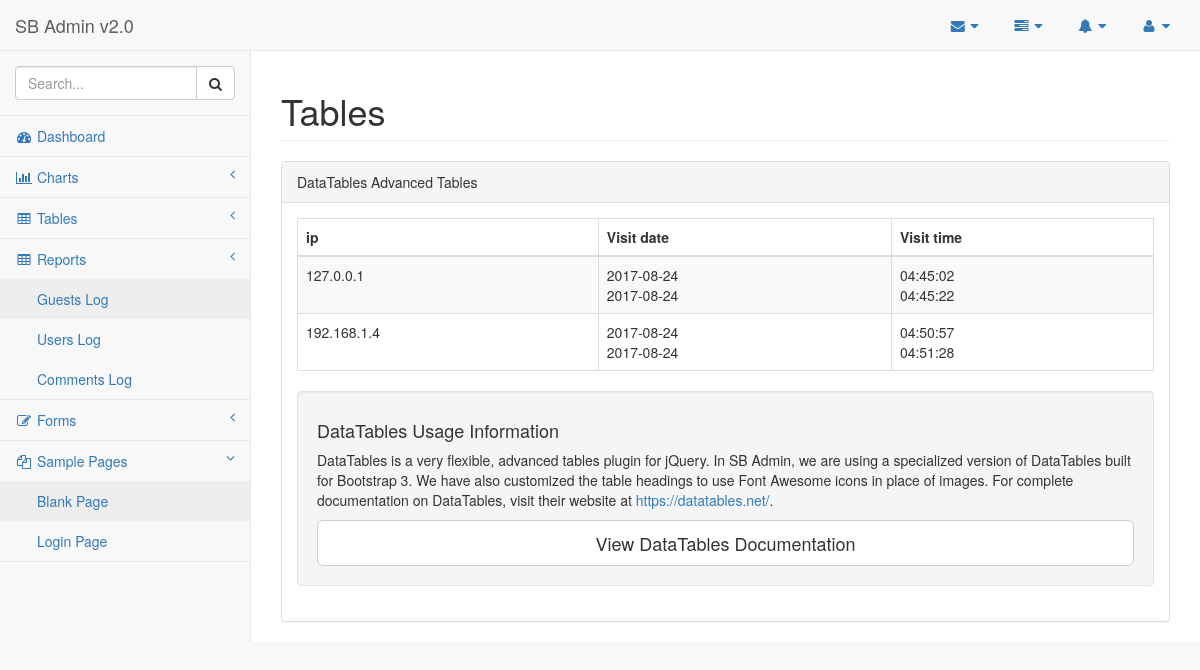
The app's page /panel/admin_pages/guests_log.php (signed in) with its own data.
### tables this page shows
CREATE TABLE `user` (
  `id` int(11) NOT NULL,
  `email` varchar(100) NOT NULL,
  `password` varchar(100) NOT NULL,
  `type` varchar(50) NOT NULL,
  `ip` varchar(50) NOT NULL,
  `related_id` int(11) NOT NULL
);

CREATE TABLE `visits` (
  `id` int(11) NOT NULL,
  `email` varchar(100) NOT NULL,
  `ip` varchar(50) NOT NULL,
  `date` date NOT NULL,
  `time` time NOT NULL,
  `type` varchar(50) NOT NULL
);

### panel/connection/conn.php (called while the page is built, shortened)
<?php
class connection {
    protected $host = "localhost";
    protected $dbname = "school_managment_system";
    protected $user = "root";
    protected $pass = "1234";
    function __construct() {
        try {
            $this->DBC = new PDO("mysql:host=$this->host;dbname=$this->dbname", $this->user, $this->pass);
        }
        catch (PDOException $e) {
            echo $e->getMessage();
        }
    }
}
?>

### panel/admin_pages/guests_log.php (the view)
<?php
include "blank.php";
function content(){
  $conn=new connection();
?>
 <div id="page-wrapper">
            <div class="row">
                <div class="col-lg-12">
                    <h1 class="page-header">Tables</h1>
                </div>
            </div>
            <div class="row">
                <div class="col-lg-12">
                    <div class="panel panel-default">
                        <div class="panel-heading">
                            DataTables Advanced Tables
                        </div>
                        <div class="panel-body">
                            <table width="100%" class="table table-striped table-bordered table-hover" id="dataTables-example">
  <thead>
              <tr> <th>ip</th>  <th>Visit date </th> <th>Visit time </th>  </tr>
          </thead>
          <tbody>
<?php
         $prepare ='SELECT * FROM user where type ="guest"';
         $stmt= $conn->DBC->prepare($prepare);
         $stmt->execute();
         while($data = $stmt->fetch( PDO::FETCH_ASSOC )){
          $prepare1 ="SELECT * FROM visits where type='guest' ";
         $stmt1= $conn->DBC->prepare($prepare1);
         $stmt1->execute();
         $prepare2 ="SELECT * FROM visits where type='guest' ";
         $stmt2= $conn->DBC->prepare($prepare2);
         $stmt2->execute();
    ?>
    <tr> <td><?php if($data['ip']=='::1') echo 'localhost';else echo $data['ip']; ?></td> <td> <?php while($data1 = $stmt1->fetch( PDO::FETCH_ASSOC )){ if($data1['ip']==$data['ip']) { echo nl2br( $data1['date']."\n"); }}?></td> <td> <?php while($data2 = $stmt2->fetch( PDO::FETCH_ASSOC )){ if($data2['ip']==$data['ip']) { echo nl2br( $data2['time']."\n"); }}?></td>
    </tr>
    <?php } ?>
          </tbody>
                            </table>
                            <div class="well">
                                <h4>DataTables Usage Information</h4>
                                <p>DataTables is a very flexible, advanced tables plugin for jQuery. In SB Admin, we are using a specialized version of DataTables built for Bootstrap 3. We have also customized the table headings to use Font Awesome icons in place of images. For complete documentation on DataTables, visit their website at <a target="_blank" href="https://datatables.net/">https://datatables.net/</a>.</p>
                                <a class="btn btn-default btn-lg btn-block" target="_blank" href="https://datatables.net/">View DataTables Documentation</a>
                            </div>
                             </div>
                    </div>
                </div>
            </div>
            </div>
 <?php
}
?>

### records on screen
user: ip "127.0.0.1"
visits: date "2017-08-24", time "04:45:02"
visits: date "2017-08-24", time "04:45:22"
user: ip "192.168.1.4"
visits: date "2017-08-24", time "04:50:57"
visits: date "2017-08-24", time "04:51:28"
